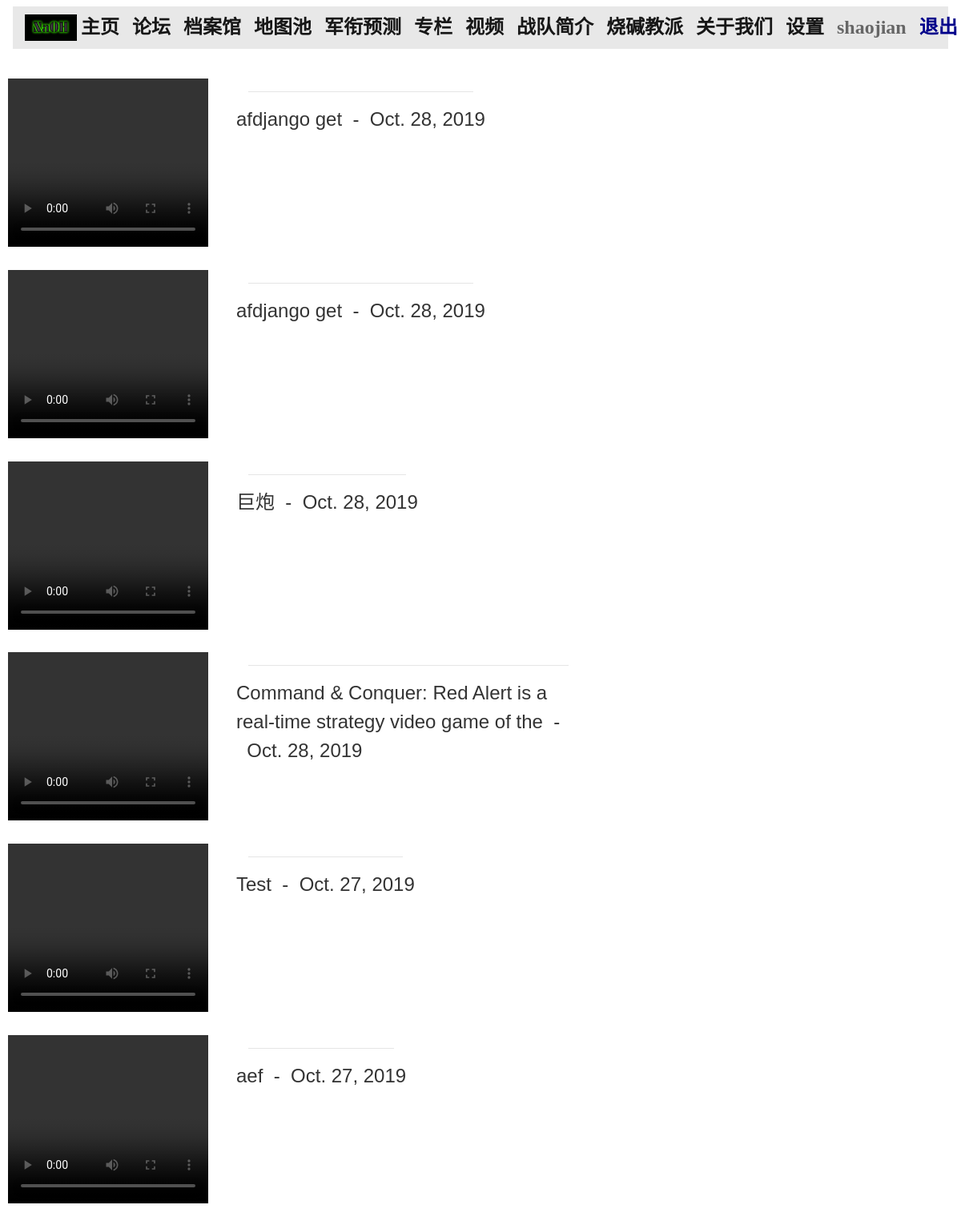
Page /setting/my_video (signed in) on the committed database.
### videos/models.py (models this page shows)
class Post(models.Model):
    user = models.ForeignKey(User, related_name='%(class)s_requests_created', on_delete=models.CASCADE)
    title = models.CharField(max_length=70)
    body = models.CharField(max_length=100)
    created_on = models.DateTimeField(auto_now_add=True)

### projects/views.py (the view)
# urls.py: path("setting/my_video", views.my_video, name="my_video"),
def my_video(request):
    language = select_language(request)
    posts = Video.objects.filter(
        user=request.user
    ).order_by(
        '-created_on'
    )
    result = []
    for post in posts:
        videos = Videos.objects.filter(post=post).get()
        result.append((post, videos))
    context = {
        'language': language,
        "posts": result
    }
    return render(request, "my_video.html", context)

### projects/views.py (called while the page is built)
def select_language(request):
    language = 'English'
    if request.user.is_authenticated:
        if request.session.get(request.user.username, None) == None:
            request.session[request.user.username] = 'Chinese'
        language = request.session[request.user.username]
    return language

### projects/templates/my_video.html (shortened to what this page needs)
{% extends "base.html" %}
{% load static %}
{% block page_content %}
<br>
<div>
{% for item in posts %}
<div id = "p_1">
    <div class="row">
        <div>
            <video id="video" width="250" height="210" controls>
              <source src="{{item.1.video.url}}" >
            </video>
        </div>
        <div>
            <div id="des">
                <hr>
                <div class="row">
                    <h4>{{ item.0.title }}&nbsp;&nbsp;-&nbsp;&nbsp;{{ item.0.created_on.date }}</h4>
                </div>
            </div>
        </div>
    </div>
</div>
<br>
{% endfor %}
</div>
{% endblock %}

### NaOH_camp/templates/base.html (shortened to what this page needs)
{% load static %}
<link rel="stylesheet" href={%static "css/style.css" %}>
<html lang="zh">
<head>
</head>
<body>
{% if user.is_authenticated %}
{% if language == "Chinese" %}
<nav id="base" class="navbar navbar-expand-lg navbar-light">
    <div id = "main_bar" class="container" >
        <img class="logo" src="{% static "img/NaOH.png" %}">
        <a class="navbar-brand" href="{% url 'home' %}">主页</a>
        <div class="collapse navbar-collapse" id="navbarSupportedContent">
          <ul class="navbar-nav mr-auto">
            <li class="nav-item">
              <a class="navbar-brand" href="{% url 'blog_index' %}">论坛</a>
            </li>
            <li class="nav-item active">
              <a class="navbar-brand" href="{% url 'project_index' %}">档案馆</a>
            </li>
            <li class="nav-item">
              <a class="navbar-brand" href="{% url 'map' %}">地图池</a>
            </li>
            <li class="nav-item">
              <a class="navbar-brand" href="{% url 'data_predict' %}">军衔预测</a>
            </li>
            <li class="nav-item">
              <a class="navbar-brand" href="{% url 'view_essays' %}">专栏</a>
            </li>
            <li class="nav-item">
              <a class="navbar-brand" href="{% url 'view_videos' %}">视频</a>
            </li>
            <li class="nav-item">
              <a class="navbar-brand" href="{% url 'info_team' %}">战队简介</a>
            </li>
            <li class="nav-item">
              <a class="navbar-brand" href="{% url 'info_index' %}">烧碱教派</a>
            </li>
            <li class="nav-item">
              <a class="navbar-brand" href="{% url 'author_index' %}">关于我们</a>
            </li>
            <li class="nav-item">
              <a class="navbar-brand" href="{% url 'setting' %}">设置</a>
            </li>
          </ul>
        </div>
        {% if not user.is_authenticated %}
            <a style="color: #00008B;" id = "a1" class="navbar-brand" href="{% url 'login' %}">登录</a>
            <a style="color: #00008B;" id = "a2" class="navbar-brand" href="{% url 'register' %}">注册</a>
        {% else %}
            <a class="navbar-brand">{{user}}</a>
            <a style="color: #00008B;" id = "a3" class="navbar-brand" href="{% url 'logout' %}">退出</a>
        {% endif %}
    </div>
</nav>
{% endif %}
{% endif %}
<div class="container">
    {% block page_content %}{% endblock %}
</div>
</body>
</html>

### NaOH_camp/templates/base.html (style rules this page uses)
.logo { width: 65px; height: 32.5px; margin-right: 5px; }
#a1, #a2, #a3 { color: #0080FF; }
a { font-family: 'Libre Baskerville', serif; }
#main_bar { background: -webkit-background-size: cover; -moz-background-size: cover; -o-background-size: cover; background-size: cover; background-color: #E8E8E8; }

### projects/templates/my_video.html (style rules this page uses)
#video { margin-right: 50px; }
#des { max-width: 400px; }
#p_1 { min-width: 750px; }

### rows in the picture
Post: title "afdjango get", created_on "Oct. 28, 2019"
Post: title "afdjango get", created_on "Oct. 28, 2019"
Post: title "巨炮", created_on "Oct. 28, 2019"
Post: title "Command & Conquer: Red Alert is a real-time strategy video game of the", created_on "Oct. 28, 2019"
Post: title "Test", created_on "Oct. 27, 2019"
Post: title "aef", created_on "Oct. 27, 2019"

### other values in the picture
{{ user }} "shaojian"
